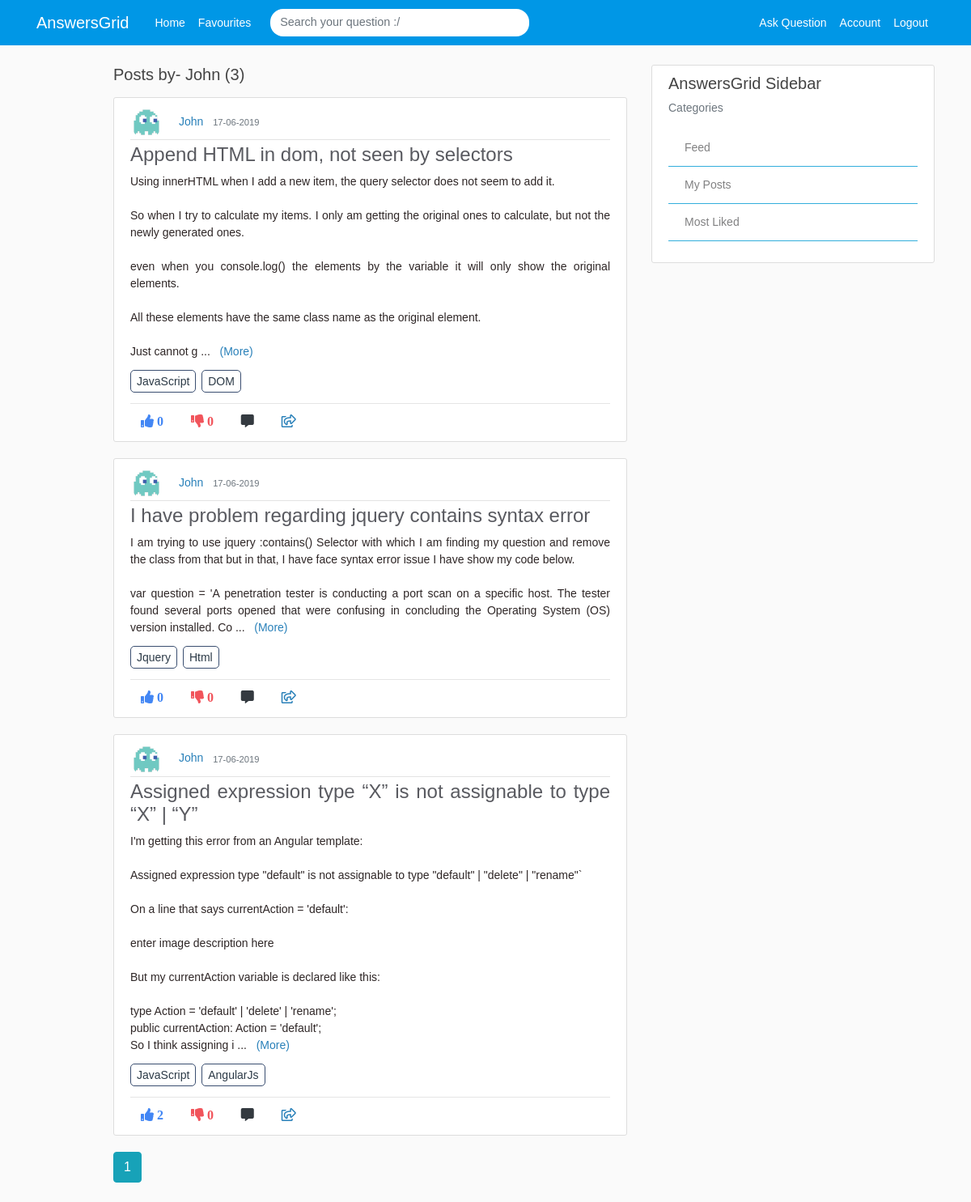
The app's page /user/John (signed in) with its own data.
### application/models.py (models this page shows, shortened)
class User(db.Model, UserMixin):
    id = db.Column(db.Integer, primary_key=True)
    username = db.Column(db.String(20), unique=True, nullable=False)
    email = db.Column(db.String(120), unique=True, nullable=False)
    image_file = db.Column(db.String(20), nullable=False, default='default.jpg')
    password = db.Column(db.String(60), nullable=False)
    verified = db.Column(db.Integer, nullable=False)
    posts = db.relationship('Post', backref='author', lazy=True)
    answers = db.relationship('Answer', backref="author", lazy=True)
    comments = db.relationship('Comment', backref='author', lazy=True)
    answercomments = db.relationship('AnswerComment', backref='author', lazy=True)
    favourites = db.relationship('Favourite', backref='author', lazy=True)

class Post(db.Model):
    id = db.Column(db.Integer, primary_key=True)
    title = db.Column(db.String(100), nullable=False)
    content = db.Column(db.Text, nullable=False)
    date_posted = db.Column(db.DateTime, nullable=False, default=datetime.utcnow)
    like_count = db.Column(db.Integer, nullable=False, default=0)
    dislike_count = db.Column(db.Integer, nullable=False, default=0)
    user_id = db.Column(db.Integer, db.ForeignKey('user.id'), nullable=False)
    comments = db.relationship('Comment', backref='commentOnPost', lazy=True)
    answers = db.relationship('Answer', backref='answerOnPost', lazy=True)
    favourites = db.relationship('Favourite', backref='favour_post', lazy=True)

class tagposts(db.Model):
    id = db.Column(db.Integer, primary_key=True, nullable=False)
    post_id = db.Column(db.Integer, db.ForeignKey('post.id'), nullable=False)
    tag_id = db.Column(db.Integer, db.ForeignKey('tags.tag_id'), nullable=False)

class Tags(db.Model):
    tag_id = db.Column(db.Integer, primary_key=True, nullable=False)
    tag_title = db.Column(db.String,nullable=False)

### application/routes.py (the view)
@app.route("/user/<string:username>")
def user_posts(username):
    page = request.args.get('page', 1, type=int)
    user = User.query.filter_by(username=username).first_or_404()
    posts = Post.query.filter_by(author=user)\
        .order_by(Post.date_posted.desc())\
        .paginate(page=page, per_page=5)
    joinedTables = db.session.query(tagposts.post_id,tagposts.tag_id,Tags.tag_title,Post.title,Post.user_id,Post.like_count,Post.content).join(Tags).join(Post).all()
    return render_template('user_posts.html', posts=posts, user=user, joinedTables=joinedTables)

### application/models.py (called while the page is built)
@login_manager.user_loader
def load_user(user_id):
    return User.query.get(int(user_id))

### application/templates/user_posts.html (shortened to what this page needs)
{% extends "layout.html" %}
{% block content %}
    <h5 class="mb-3">Posts by- {{ user.username }} ({{ posts.total }}) </h5>
    {% for post in posts.items %}
        <article class="media content-section">
          <div class="media-body">
            <div class="article-metadata">
              <img class="rounded-circle article-img" src="{{ url_for('static', filename='profile_pics/' + post.author.image_file) }}">
              <a class="mr-2" href="{{ url_for('user_posts', username=post.author.username) }}">{{ post.author.username }}</a>
              <small class="text-muted">{{ post.date_posted.strftime('%d-%m-%Y') }}</small>
            </div>
            <h4 class="text-justify"><a class="article-title" href="{{ url_for('comment_post', post_id=post.id) }}">{{ post.title }}</a></h4>
            <p class="article-content more text-justify">{{ post.content }}</p>
            {% for tag in joinedTables %}
            {% if post.id == tag[0] %}
            <a class="article-content tag-style text-justify" href="{{ url_for('tags', tag_title=tag.tag_title) }}">{{ tag.tag_title }}</a>
            {% endif %}
            {% endfor %}<hr>
            <div class="footRow">
                {%  if current_user.is_authenticated %}
                  <a><i class="fas fa-thumbs-up mr-1 btn upvote"id="/vote/{{post.id}}/{{current_user.id}}" onclick="contentDisp(this);">  {{ post.like_count }} </i></a>
                  <a><i class="fas fa-thumbs-down mr-1 btn upvote" id="/downvote/{{post.id}}/{{current_user.id}}" onclick="contentDisp(this);" >  {{ post.dislike_count }} </i></a>
                  <a href="{{url_for('comment_post', post_id=post.id)}}"><i class="fas fa-comment-alt mr-1 btn text-dark"></i></a>
                  <a class="a2a_dd" href="https://www.addtoany.com/share"><i class="far fa-share-square btn"></i></a>
                {% endif %}
               </div>
          </div>
        </article>
    {% endfor %}
    {% for page_num in posts.iter_pages(left_edge=1, right_edge=1, left_current=1, right_current=2) %}
      {% if page_num %}
        {% if posts.page == page_num %}
          <a class="btn btn-info mb-4" href="{{ url_for('user_posts', username=user.username, page=page_num) }}">{{ page_num }}</a>
        {% else %}
          <a class="btn btn-outline-info mb-4" href="{{ url_for('user_posts', username=user.username, page=page_num) }}">{{ page_num }}</a>
        {% endif %}
      {% else %}
      ...
      {% endif %}
    {% endfor %}
{% endblock content %}

### application/static/main.css (style rules this page uses)
body { background: #fafafa; color: #333333; margin-top: 5rem; }
h1, h2, h3, h4, h5, h6 { color: #444444; }
.content-section { background: #ffffff; padding: 10px 20px; border: 1px solid #dddddd; border-radius: 3px; margin-bottom: 20px; }
.article-title { color: #444444; }
.article-content { white-space: pre-line; }
.article-img { height: 40px; width: 40px; margin-right: 16px; }
.article-metadata { padding-bottom: 1px; margin-bottom: 4px; border-bottom: 1px solid #e3e3e3 }

### application/templates/layout.html (style rules this page uses)
body { color: #2e2626; margin-top: 5rem; font-size: 14px; font-weight: unset; line-height: 1.5; font-family: Arial; }
img { display: inline; }
.footRow { margin-top: -10px; }
.tag-style { margin-right: 3px; border: 1px solid #3a4e70; padding: 5px 7px; border-radius: 5px; color: #2C3A47 }
a { color: #2980b9; }
.fa-thumbs-up { color: #4286f4; }
.fa-thumbs-down { color: #f1545b }
h4,h3 { color: #595a60; }
.article-title { color: #595a60; }

### records on screen
User: username "John"
Post: image_file (placeholder picture), author.username "John", date_posted "17-06-2019", title "Append HTML in dom, not seen by selectors", content "Using innerHTML when I add a new item, the query selector does not seem to add it. So when I try to calculate my items. I only am getting the original ones to calculate, but not the newly generated ones. even when you console.log() the elements by the variable it will only show the original elements. All these elements have the same class name as the original element. Just cannot g", like_count "0", dislike_count "0"
tagposts: tag_title "JavaScript"
tagposts: tag_title "DOM"
Post: image_file (placeholder picture), author.username "John", date_posted "17-06-2019", title "I have problem regarding jquery contains syntax error", content "I am trying to use jquery :contains() Selector with which I am finding my question and remove the class from that but in that, I have face syntax error issue I have show my code below. var question = 'A penetration tester is conducting a port scan on a specific host. The tester found several ports opened that were confusing in concluding the Operating System (OS) version installed. Co", like_count "0", dislike_count "0"
tagposts: tag_title "Jquery"
tagposts: tag_title "Html"
Post: image_file (placeholder picture), author.username "John", date_posted "17-06-2019", title "Assigned expression type “X” is not assignable to type “X” | “Y”", content "I'm getting this error from an Angular template: Assigned expression type \"default\" is not assignable to type \"default\" | \"delete\" | \"rename\"` On a line that says currentAction = 'default': enter image description here But my currentAction variable is declared like this: type Action = 'default' | 'delete' | 'rename'; public currentAction: Action = 'default'; So I think assigning i", like_count "2", dislike_count "0"
tagposts: tag_title "JavaScript"
tagposts: tag_title "AngularJs"

### other values on screen
{{ posts.total }} "3"
{{ page_num }} "1"
